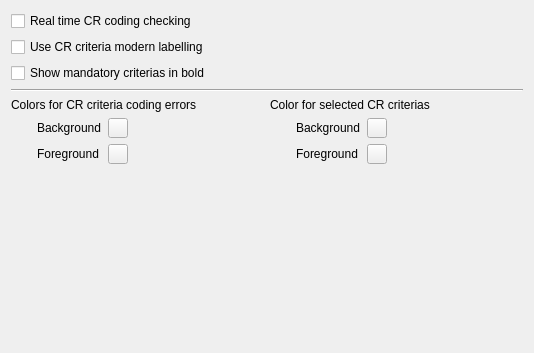
<?xml version="1.0" encoding="UTF-8"?>
<ui version="4.0">
 <class>eDRC::Internal::EdrcPreferencesPageWidget</class>
 <widget class="QWidget" name="eDRC::Internal::EdrcPreferencesPageWidget">
  <property name="geometry">
   <rect>
    <x>0</x>
    <y>0</y>
    <width>534</width>
    <height>353</height>
   </rect>
  </property>
  <property name="windowTitle">
   <string>Editor Preferences</string>
  </property>
  <layout class="QGridLayout" name="gridLayout_2">
   <item row="3" column="0" colspan="2">
    <widget class="Line" name="line">
     <property name="orientation">
      <enum>Qt::Horizontal</enum>
     </property>
    </widget>
   </item>
   <item row="5" column="1">
    <spacer name="verticalSpacer">
     <property name="orientation">
      <enum>Qt::Vertical</enum>
     </property>
     <property name="sizeHint" stdset="0">
      <size>
       <width>20</width>
       <height>40</height>
      </size>
     </property>
    </spacer>
   </item>
   <item row="1" column="0">
    <widget class="QCheckBox" name="useModernLabelling">
     <property name="toolTip">
      <string>When this option is enabled, the wording of CR criterias are improved. Strings like '++++' and '++1|' are replaced by user friendly characters.</string>
     </property>
     <property name="text">
      <string>Use CR criteria modern labelling</string>
     </property>
    </widget>
   </item>
   <item row="2" column="0">
    <widget class="QCheckBox" name="mandatoryInBold">
     <property name="toolTip">
      <string>When this option is enabled, the mandatory criterias of a group are in bold.</string>
     </property>
     <property name="text">
      <string>Show mandatory criterias in bold</string>
     </property>
    </widget>
   </item>
   <item row="0" column="0">
    <widget class="QCheckBox" name="realTimeChecking">
     <property name="toolTip">
      <string>When this option is enabled, the criteria view shows potential coding error while you are selecting criterias. Potential errors are noticed using a different background color.</string>
     </property>
     <property name="text">
      <string>Real time CR coding checking</string>
     </property>
    </widget>
   </item>
   <item row="4" column="0" colspan="2">
    <layout class="QGridLayout" name="gridLayout">
     <item row="0" column="0" colspan="4">
      <widget class="QLabel" name="label_4">
       <property name="text">
        <string>Colors for CR criteria coding errors</string>
       </property>
      </widget>
     </item>
     <item row="0" column="4" colspan="4">
      <widget class="QLabel" name="label_5">
       <property name="text">
        <string>Color for selected CR criterias</string>
       </property>
      </widget>
     </item>
     <item row="1" column="0">
      <spacer name="horizontalSpacer_4">
       <property name="orientation">
        <enum>Qt::Horizontal</enum>
       </property>
       <property name="sizeType">
        <enum>QSizePolicy::Fixed</enum>
       </property>
       <property name="sizeHint" stdset="0">
        <size>
         <width>20</width>
         <height>20</height>
        </size>
       </property>
      </spacer>
     </item>
     <item row="1" column="1">
      <widget class="QLabel" name="label_6">
       <property name="sizePolicy">
        <sizepolicy hsizetype="Fixed" vsizetype="Fixed">
         <horstretch>0</horstretch>
         <verstretch>0</verstretch>
        </sizepolicy>
       </property>
       <property name="text">
        <string>Background</string>
       </property>
      </widget>
     </item>
     <item row="1" column="2">
      <widget class="Utils::ColorButtonChooser" name="pushButton">
       <property name="sizePolicy">
        <sizepolicy hsizetype="Fixed" vsizetype="Fixed">
         <horstretch>0</horstretch>
         <verstretch>0</verstretch>
        </sizepolicy>
       </property>
       <property name="minimumSize">
        <size>
         <width>20</width>
         <height>20</height>
        </size>
       </property>
       <property name="maximumSize">
        <size>
         <width>20</width>
         <height>20</height>
        </size>
       </property>
       <property name="text">
        <string/>
       </property>
      </widget>
     </item>
     <item row="1" column="3">
      <spacer name="horizontalSpacer_8">
       <property name="orientation">
        <enum>Qt::Horizontal</enum>
       </property>
       <property name="sizeHint" stdset="0">
        <size>
         <width>40</width>
         <height>20</height>
        </size>
       </property>
      </spacer>
     </item>
     <item row="1" column="4">
      <spacer name="horizontalSpacer_7">
       <property name="orientation">
        <enum>Qt::Horizontal</enum>
       </property>
       <property name="sizeType">
        <enum>QSizePolicy::Fixed</enum>
       </property>
       <property name="sizeHint" stdset="0">
        <size>
         <width>20</width>
         <height>20</height>
        </size>
       </property>
      </spacer>
     </item>
     <item row="1" column="5">
      <widget class="QLabel" name="label_9">
       <property name="sizePolicy">
        <sizepolicy hsizetype="Fixed" vsizetype="Fixed">
         <horstretch>0</horstretch>
         <verstretch>0</verstretch>
        </sizepolicy>
       </property>
       <property name="text">
        <string>Background</string>
       </property>
      </widget>
     </item>
     <item row="1" column="6">
      <widget class="Utils::ColorButtonChooser" name="pushButton_3">
       <property name="sizePolicy">
        <sizepolicy hsizetype="Fixed" vsizetype="Fixed">
         <horstretch>0</horstretch>
         <verstretch>0</verstretch>
        </sizepolicy>
       </property>
       <property name="minimumSize">
        <size>
         <width>20</width>
         <height>20</height>
        </size>
       </property>
       <property name="maximumSize">
        <size>
         <width>20</width>
         <height>20</height>
        </size>
       </property>
       <property name="text">
        <string/>
       </property>
      </widget>
     </item>
     <item row="1" column="7">
      <spacer name="horizontalSpacer_10">
       <property name="orientation">
        <enum>Qt::Horizontal</enum>
       </property>
       <property name="sizeHint" stdset="0">
        <size>
         <width>40</width>
         <height>20</height>
        </size>
       </property>
      </spacer>
     </item>
     <item row="2" column="0">
      <spacer name="horizontalSpacer_5">
       <property name="orientation">
        <enum>Qt::Horizontal</enum>
       </property>
       <property name="sizeType">
        <enum>QSizePolicy::Fixed</enum>
       </property>
       <property name="sizeHint" stdset="0">
        <size>
         <width>20</width>
         <height>20</height>
        </size>
       </property>
      </spacer>
     </item>
     <item row="2" column="1">
      <widget class="QLabel" name="label_7">
       <property name="sizePolicy">
        <sizepolicy hsizetype="Fixed" vsizetype="Fixed">
         <horstretch>0</horstretch>
         <verstretch>0</verstretch>
        </sizepolicy>
       </property>
       <property name="text">
        <string>Foreground</string>
       </property>
      </widget>
     </item>
     <item row="2" column="2">
      <widget class="Utils::ColorButtonChooser" name="pushButton_2">
       <property name="sizePolicy">
        <sizepolicy hsizetype="Fixed" vsizetype="Fixed">
         <horstretch>0</horstretch>
         <verstretch>0</verstretch>
        </sizepolicy>
       </property>
       <property name="minimumSize">
        <size>
         <width>20</width>
         <height>20</height>
        </size>
       </property>
       <property name="maximumSize">
        <size>
         <width>20</width>
         <height>20</height>
        </size>
       </property>
       <property name="text">
        <string/>
       </property>
      </widget>
     </item>
     <item row="2" column="3">
      <spacer name="horizontalSpacer_9">
       <property name="orientation">
        <enum>Qt::Horizontal</enum>
       </property>
       <property name="sizeHint" stdset="0">
        <size>
         <width>40</width>
         <height>20</height>
        </size>
       </property>
      </spacer>
     </item>
     <item row="2" column="4">
      <spacer name="horizontalSpacer_6">
       <property name="orientation">
        <enum>Qt::Horizontal</enum>
       </property>
       <property name="sizeType">
        <enum>QSizePolicy::Fixed</enum>
       </property>
       <property name="sizeHint" stdset="0">
        <size>
         <width>20</width>
         <height>20</height>
        </size>
       </property>
      </spacer>
     </item>
     <item row="2" column="5">
      <widget class="QLabel" name="label_8">
       <property name="sizePolicy">
        <sizepolicy hsizetype="Fixed" vsizetype="Fixed">
         <horstretch>0</horstretch>
         <verstretch>0</verstretch>
        </sizepolicy>
       </property>
       <property name="text">
        <string>Foreground</string>
       </property>
      </widget>
     </item>
     <item row="2" column="6">
      <widget class="Utils::ColorButtonChooser" name="pushButton_4">
       <property name="sizePolicy">
        <sizepolicy hsizetype="Fixed" vsizetype="Fixed">
         <horstretch>0</horstretch>
         <verstretch>0</verstretch>
        </sizepolicy>
       </property>
       <property name="minimumSize">
        <size>
         <width>20</width>
         <height>20</height>
        </size>
       </property>
       <property name="maximumSize">
        <size>
         <width>20</width>
         <height>20</height>
        </size>
       </property>
       <property name="text">
        <string/>
       </property>
      </widget>
     </item>
     <item row="2" column="7">
      <spacer name="horizontalSpacer_11">
       <property name="orientation">
        <enum>Qt::Horizontal</enum>
       </property>
       <property name="sizeHint" stdset="0">
        <size>
         <width>40</width>
         <height>20</height>
        </size>
       </property>
      </spacer>
     </item>
    </layout>
   </item>
  </layout>
 </widget>
 <customwidgets>
  <customwidget>
   <class>Utils::ColorButtonChooser</class>
   <extends>QPushButton</extends>
   <header location="global">utils/widgets/colorbuttonchooser.h</header>
  </customwidget>
 </customwidgets>
 <resources/>
 <connections/>
</ui>
